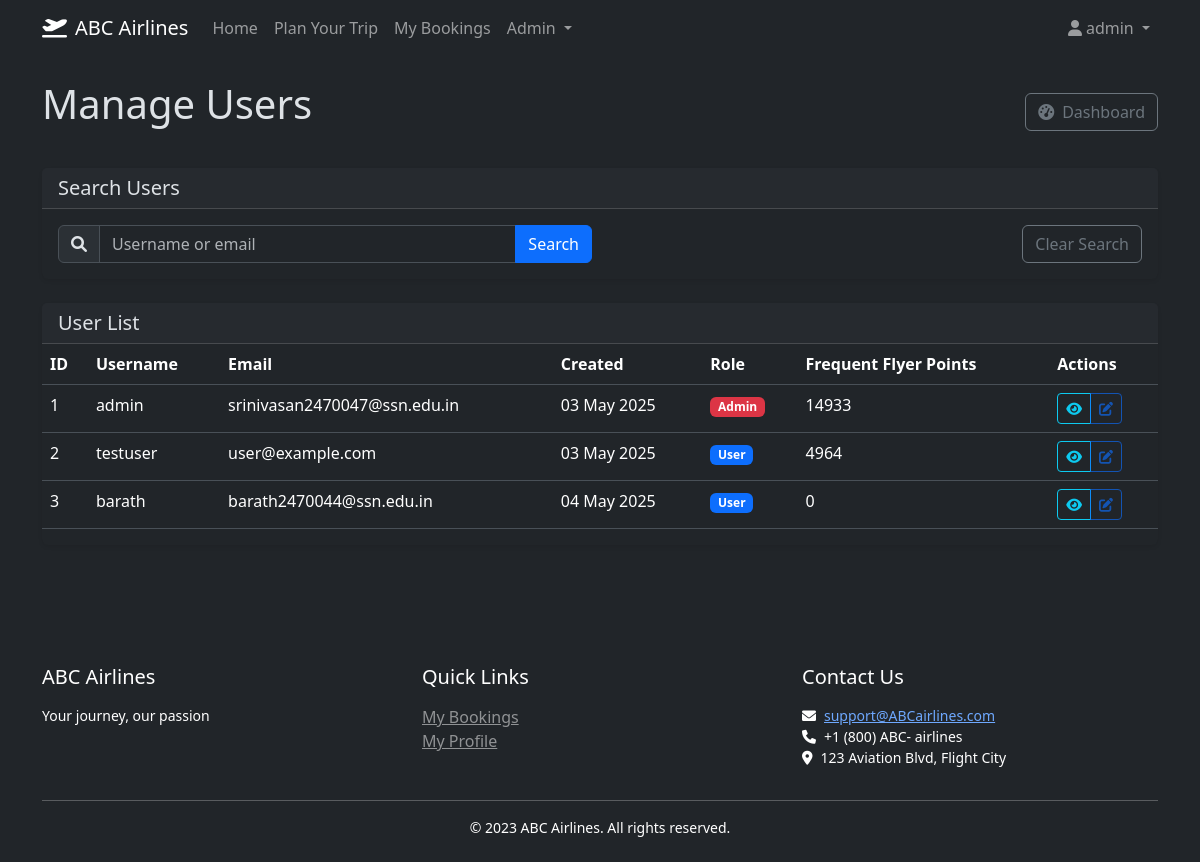
/admin/users (signed in), run on an earlier commit of the app's database.
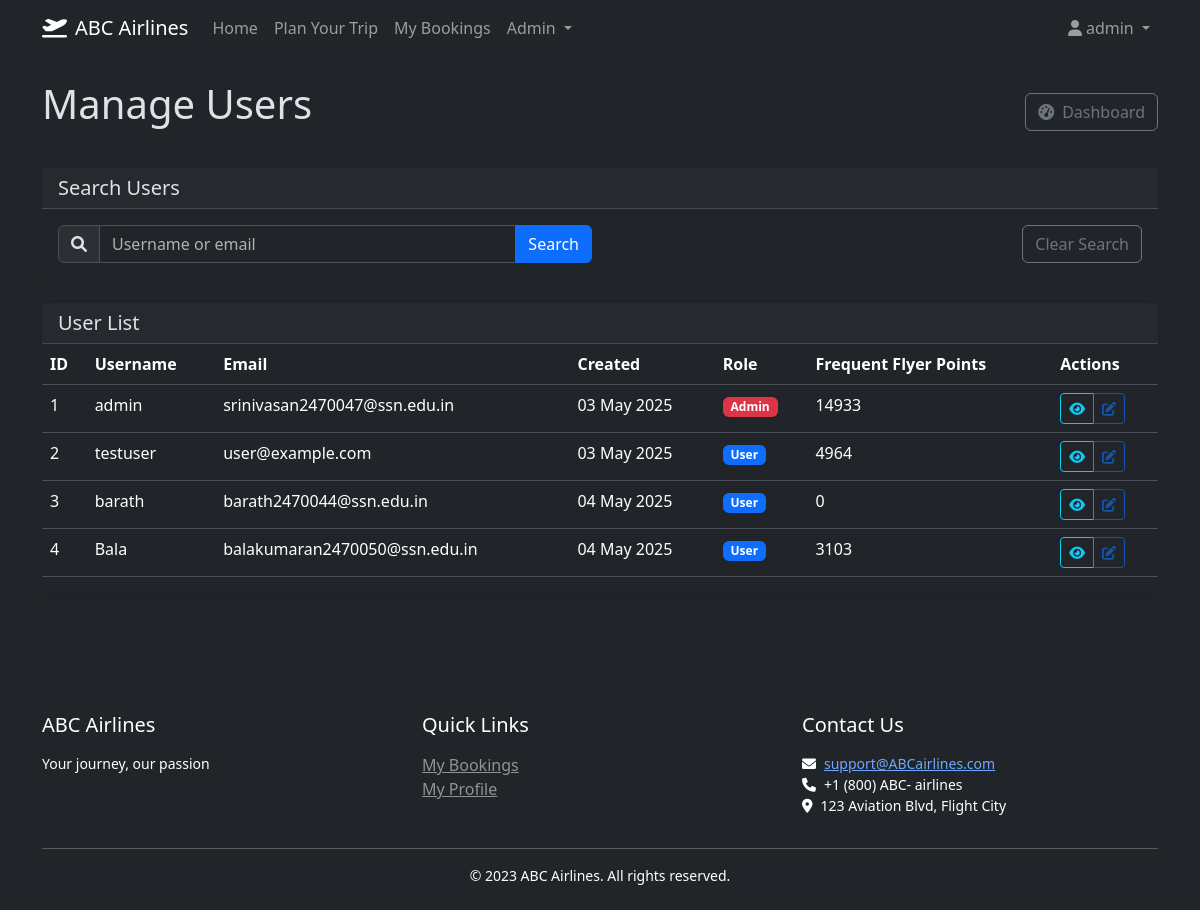
And on a later commit of the database.
### models.py (models this page shows, shortened)
class User(UserMixin, db.Model):
    __tablename__ = 'users'
    id = db.Column(db.Integer, primary_key=True)
    username = db.Column(db.String(80), unique=True, nullable=False)
    email = db.Column(db.String(120), unique=True, nullable=False)
    password_hash = db.Column(db.String(128), nullable=False)
    is_admin = db.Column(db.Boolean, default=False)
    frequent_flyer_points = db.Column(db.Integer, default=0)
    created_at = db.Column(db.DateTime, nullable=False, default=datetime.utcnow)  # Add created_at
    bookings = db.relationship('Booking', backref='user', lazy=True)

### routes.py (the view, shortened to what this page needs)
@app.route('/admin/users')
@login_required
def admin_users():
    if not current_user.is_admin:
        flash('Access denied', 'danger')
        return redirect(url_for('index'))
    search = request.args.get('search', '')
    query = User.query
    filtered_users = query.all()
    return render_template(
        'admin/users.html',
        users=filtered_users,
        search=search
    )

### app.py (called while the page is built)
@login_manager.user_loader
def load_user(user_id):
    from models import User
    return User.query.get(int(user_id))

### routes.py (called while the page is built)
@app.context_processor
def utility_processor():
    return {
        'format_datetime': format_datetime,
        'format_date': format_date,
        'format_time': format_time,
        'format_price': format_price
    }

### templates/admin/users.html (shortened to what this page needs)
{% extends "base.html" %}
{% block content %}
<div class="mb-4">
    <div class="d-flex justify-content-between align-items-center mb-4">
        <h1>Manage Users</h1>
        <a href="{{ url_for('admin_dashboard') }}" class="btn btn-outline-secondary">
            <i class="fas fa-tachometer-alt me-2"></i>Dashboard
        </a>
    </div>
    <div class="card mb-4">
        <div class="card-header">
            <h5 class="card-title mb-0">Search Users</h5>
        </div>
        <div class="card-body">
            <form action="{{ url_for('admin_users') }}" method="get" class="row g-3">
                <div class="col-md-6">
                    <div class="input-group">
                        <span class="input-group-text"><i class="fas fa-search"></i></span>
                        <input type="text" class="form-control" name="search" value="{{ search }}" placeholder="Username or email">
                        <button type="submit" class="btn btn-primary">Search</button>
                    </div>
                </div>
                <div class="col-md-6 text-end">
                    <a href="{{ url_for('admin_users') }}" class="btn btn-outline-secondary">Clear Search</a>
                </div>
            </form>
        </div>
    </div>
    <div class="card">
        <div class="card-header">
            <h5 class="mb-0">User List</h5>
        </div>
        <div class="table-responsive">
            <table class="table table-hover">
                <thead>
                    <tr>
                        <th>ID</th>
                        <th>Username</th>
                        <th>Email</th>
                        <th>Created</th>
                        <th>Role</th>
                        <th>Frequent Flyer Points</th>
                        <th>Actions</th>
                    </tr>
                </thead>
                <tbody>
                    {% for user in users %}
                    <tr>
                        <td>{{ user.id }}</td>
                        <td>{{ user.username }}</td>
                        <td>{{ user.email }}</td>
                        <td>{{ user.created_at.strftime('%d %b %Y') }}</td>
                        <td>
                            <span class="badge {{ 'bg-danger' if user.is_admin else 'bg-primary' }}">
                                {{ 'Admin' if user.is_admin else 'User' }}
                            </span>
                        </td>
                        <td>{{ user.frequent_flyer_points }}</td>
                        <td>
                            <div class="btn-group btn-group-sm">
                                <button type="button" class="btn btn-outline-info" title="View User" data-bs-toggle="modal" data-bs-target="#viewUserModal{{ user.id }}">
                                    <i class="fas fa-eye"></i>
                                </button>
                                <button type="button" class="btn btn-outline-primary" title="Edit User" disabled>
                                    <i class="fas fa-edit"></i>
                                </button>
                            </div>
                        </td>
                    </tr>
                    {% endfor %}
                </tbody>
            </table>
        </div>
    </div>
</div>
{% endblock %}

### templates/base.html (shortened to what this page needs)
<!DOCTYPE html>
<html lang="en" data-bs-theme="dark">
<head>
    <link rel="stylesheet" href="https://cdn.jsdelivr.net/npm/bootstrap@5.3.3/dist/css/bootstrap.min.css">
    <link rel="stylesheet" href="https://cdnjs.cloudflare.com/ajax/libs/font-awesome/6.0.0/css/all.min.css">
    <link rel="stylesheet" href="{{ url_for('static', filename='css/custom.css') }}">
</head>
<body>
    <nav class="navbar navbar-expand-lg navbar-dark bg-dark mb-4">
        <div class="container">
            <a class="navbar-brand" href="{{ url_for('index') }}">
                <i class="fas fa-plane-departure me-2"></i>ABC Airlines
            </a>
            <div class="collapse navbar-collapse" id="navbarNav">
                <ul class="navbar-nav me-auto">
                    <li class="nav-item">
                        <a class="nav-link" href="{{ url_for('index') }}">Home</a>
                    </li>
                    <li class="nav-item">
                        <button class="btn btn-link nav-link" data-bs-toggle="modal" data-bs-target="#travelModal">Plan Your Trip</button>
                    </li>
                    {% if current_user.is_authenticated %}
                    <li class="nav-item">
                        <a class="nav-link" href="{{ url_for('my_bookings') }}">My Bookings</a>
                    </li>
                    {% endif %}
                    {% if current_user.is_authenticated and current_user.is_admin %}
                    <li class="nav-item dropdown">
                        <a class="nav-link dropdown-toggle" href="#" id="adminDropdown" role="button" data-bs-toggle="dropdown">
                            Admin
                        </a>
                    </li>
                    {% endif %}
                </ul>
                <ul class="navbar-nav">
                    {% if current_user.is_authenticated %}
                    <li class="nav-item dropdown">
                        <a class="nav-link dropdown-toggle" href="#" id="userDropdown" role="button" data-bs-toggle="dropdown">
                            <i class="fas fa-user me-1"></i>{{ current_user.username }}
                        </a>
                    </li>
                    {% endif %}
                </ul>
            </div>
        </div>
    </nav>
    <main class="container pb-4">
        {% block content %}{% endblock %}
    </main>
    <footer class="bg-dark text-white mt-5 py-4">
        <div class="container">
            <div class="row">
                <div class="col-md-4">
                    <h5>ABC Airlines</h5>
                    <p class="small">Your journey, our passion</p>
                </div>
                <div class="col-md-4">
                    <h5>Quick Links</h5>
                    <ul class="list-unstyled">
                        {% if current_user.is_authenticated %}
                        <li><a href="{{ url_for('my_bookings') }}" class="text-white-50">My Bookings</a></li>
                        <li><a href="{{ url_for('profile') }}" class="text-white-50">My Profile</a></li>
                        {% else %}
                        <li><a href="{{ url_for('login') }}" class="text-white-50">Login</a></li>
                        <li><a href="{{ url_for('register') }}" class="text-white-50">Register</a></li>
                        {% endif %}
                    </ul>
                </div>
                <div class="col-md-4">
                    <h5>Contact Us</h5>
                    <p class="small">
                        <i class="fas fa-envelope me-2"></i><a href="mailto:support@ABCairlines.com">support@ABCairlines.com</a><br>
                        <i class="fas fa-phone me-2"></i>+1 (800) ABC- airlines<br>
                        <i class="fas fa-map-marker-alt me-2"></i>123 Aviation Blvd, Flight City
                    </p>
                </div>
            </div>
            <hr class="my-3">
            <div class="text-center">
                <p class="small mb-0">&copy; 2023 ABC Airlines. All rights reserved.</p>
            </div>
        </div>
    </footer>
</body>
</html>

### static/css/custom.css (style rules this page uses)
body { min-height: 100vh; display: flex; flex-direction: column; }
main.container { flex: 1; }
h1, h2, h3, h4, h5, h6 { margin-bottom: 1rem; }
.card { margin-bottom: 1.5rem; border: none; box-shadow: 0 0.125rem 0.25rem rgba(0, 0, 0, 0.075); }
.card-header { font-weight: 500; }

What changed in the data, as far as the page shows it:
added User: id "4", username "Bala", email "balakumaran2470050@ssn.edu.in", created_at "04 May 2025", is_admin "User", frequent_flyer_points "3103"
